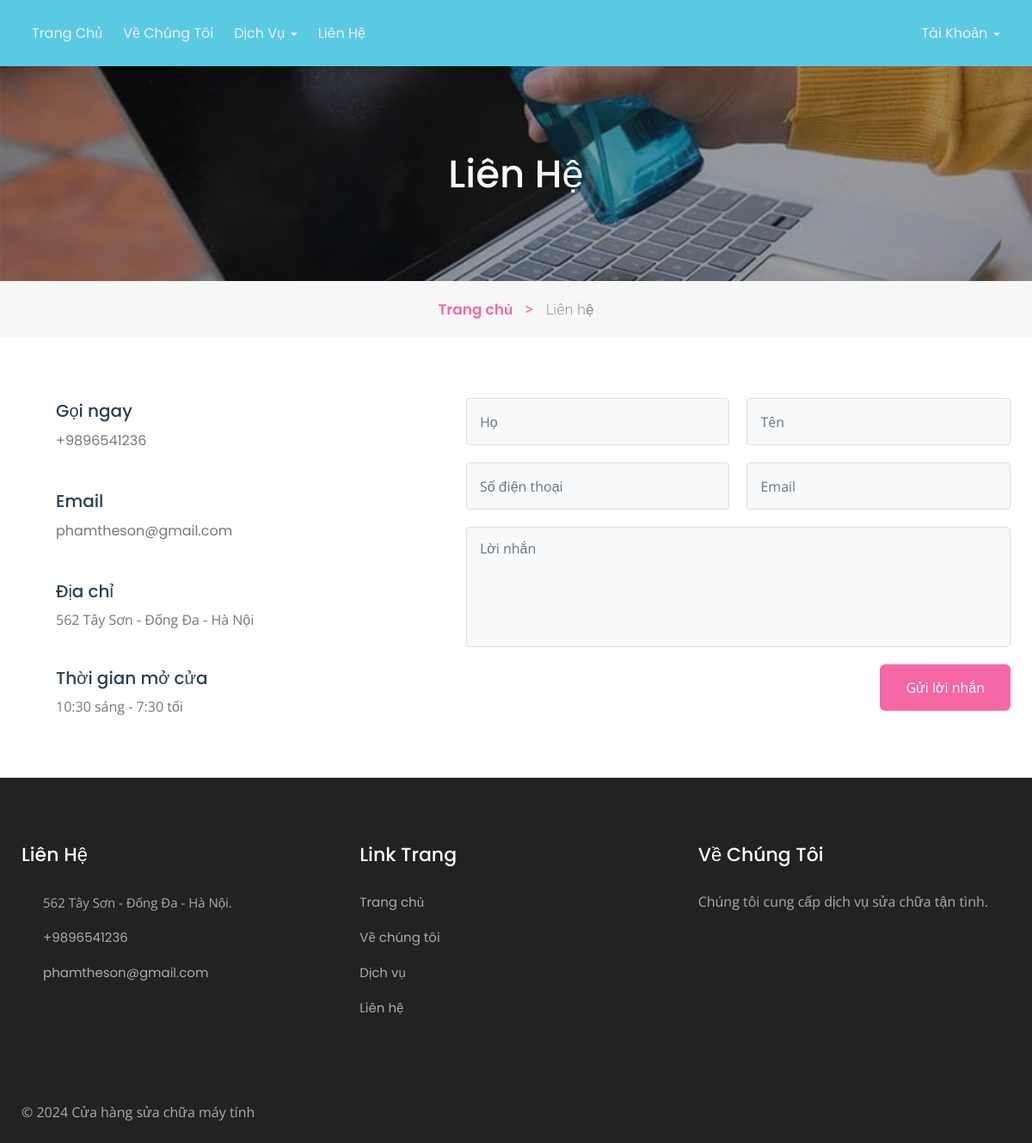
/store/contact.php, run on the app's committed database.
### tables this page shows
CREATE TABLE `tblpage` (
  `ID` int(10) NOT NULL,
  `PageType` varchar(200) DEFAULT NULL,
  `PageTitle` nvarchar(100) DEFAULT NULL,
  `PageDescription` nvarchar(100) DEFAULT NULL,
  `Email` varchar(200) DEFAULT NULL,
  `MobileNumber` bigint(10) DEFAULT NULL,
  `UpdationDate` date DEFAULT NULL,
  `Timing` nvarchar(200) NOT NULL
);

### store/contact.php (the view, shortened to what this page needs)
<?php
include('includes/dbconnection.php');
?>
<!doctype html>
<html lang="en">
  <head>
    <link rel="stylesheet" href="assets/css/style-starter.css">
  </head>
  <body id="home">
<?php include_once('includes/header.php');?>
<section class="w3l-inner-banner-main">
    <div class="about-inner contact ">
        <div class="container">
            <div class="main-titles-head text-center">
            <h3 class="header-name ">
            Liên hệ
            </h3>
        </div>
</div>
</div>
<div class="breadcrumbs-sub">
<div class="container">
<ul class="breadcrumbs-custom-path">
    <li class="right-side propClone"><a href="index.php" class="">Trang chủ <span class="" aria-hidden="true">></span></a> <p></li>
    <li class="active ">
    Liên hệ</li>
</ul>
</div>
</div>
</section>
<section class="w3l-contact-info-main" id="contact">
    <div class="contact-sec	">
        <div class="container">
            <div class="d-grid contact-view">
                <div class="cont-details">
                    <?php
$ret=mysqli_query($con,"select * from tblpage where PageType='contactus' ");
while ($row=mysqli_fetch_array($ret)) {
?>
                    <div class="cont-top">
                        <div class="cont-left text-center">
                        </div>
                        <div class="cont-right">
                            <h6>Gọi ngay</h6>
                            <p class="para"><a href="tel:+44 99 555 42">+<?php  echo $row['MobileNumber'];?></a></p>
                        </div>
                    </div>
                    <div class="cont-top margin-up">
                        <div class="cont-left text-center">
                        </div>
                        <div class="cont-right">
                            <h6>Email</h6>
                            <p class="para"><a href="mailto:example@mail.com" class="mail"><?php  echo $row['Email'];?></a></p>
                        </div>
                    </div>
                    <div class="cont-top margin-up">
                        <div class="cont-left text-center">
                        </div>
                        <div class="cont-right">
                            <h6>Địa chỉ</h6>
                            <p class="para"> <?php  echo $row['PageDescription'];?></p>
                        </div>
                    </div>
                    <div class="cont-top margin-up">
                        <div class="cont-left text-center">
                        </div>
                        <div class="cont-right">
                            <h6>Thời gian mở cửa</h6>
                            <p class="para"> <?php  echo $row['Timing'];?></p>
                        </div>
                    </div>
               <?php } ?> </div>
                <div class="map-content-9 mt-lg-0 mt-4">
                    <form method="post">
                        <div class="twice-two">
                            <input type="text" class="form-control" name="fname" id="fname" placeholder="Họ" required="">
                            <input type="text" class="form-control" name="lname" id="lname" placeholder="Tên" required="">
                        </div>
                        <div class="twice-two">
                           <input type="text" class="form-control" placeholder="Số điện thoại" required="" name="phone" pattern="[0-9]+" maxlength="10">
                            <input type="email" class="form-control" class="form-control" placeholder="Email" required="" name="email">
                        </div>
                        <textarea class="form-control" id="message" name="message" placeholder="Lời nhắn" required=""></textarea>
                        <button type="submit" class="btn btn-contact" name="submit">Gửi lời nhắn</button>
                    </form>
                </div>
    </div>
    </div></div>
</section>
<?php include_once('includes/footer.php');?>
</body>
</html>

### store/includes/footer.php (shortened to what this page needs)
<section class="w3l-footer-29-main">
    <div class="footer-29 py-5">
      <div class="container py-lg-4">
        <div class="row footer-top-29">
          <div class="col-lg-4 col-md-6 col-sm-8 footer-list-29 footer-1">
            <h6 class="footer-title-29">Liên hệ</h6>
            <ul>
              <?php
$ret=mysqli_query($con,"select * from tblpage where PageType='contactus' ");
while ($row=mysqli_fetch_array($ret)) {
?>
              <li>
                <span class="fa fa-map-marker"></span> <p><?php  echo $row['PageDescription'];?>.</p>
              </li>
              <li><span class="fa fa-phone"></span><a href="tel:+7-800-999-800"> +<?php  echo $row['MobileNumber'];?></a></li>
              <li><span class="fa fa-envelope-open-o"></span><a href="mailto:parlour@mail.com" class="mail">
                  <?php  echo $row['Email'];?></a></li><?php } ?>
            </ul>
          </div>
          <div class="col-lg-4 col-md-6 col-sm-4 footer-list-29 footer-2 ">
            <ul>
              <h6 class="footer-title-29">Link trang</h6>
              <li><a href="index.php">Trang chủ</a></li>
              <li><a href="about.php">Về chúng tôi</a></li>
              <li><a href="services.php"> Dịch vụ</a></li>
              <li><a href="contact.php">Liên hệ</a></li>
            </ul>
          </div>
          <div class="col-lg-4 col-md-6 col-sm-7 footer-list-29 footer-4">
            <?php
$ret=mysqli_query($con,"select * from tblpage where PageType='aboutus' ");
while ($row=mysqli_fetch_array($ret)) {
?>
            <h6 class="footer-title-29"><?php  echo $row['PageTitle'];?> </h6>
            <p><?php  echo $row['PageDescription'];?></p><?php } ?>
          </div>
        </div>
      </div>
    </div>
  </section>
  <section class="w3l-footer-29-main w3l-copyright">
    <div class="container">
      <div class="row bottom-copies">
        <p class="col-lg-8 copy-footer-29">© 2024  Cửa hàng sửa chữa máy tính </p>
      </div>
    </div>
  </section>

### data on the page
tblpage: MobileNumber "9896541236", Email "phamtheson@gmail.com", PageDescription "562 Tây Sơn - Đống Đa - Hà Nội", Timing "10:30 sáng - 7:30 tối"
tblpage: PageTitle "Về Chúng Tôi", PageDescription "Chúng tôi cung cấp dịch vụ sửa chữa tận tình."
